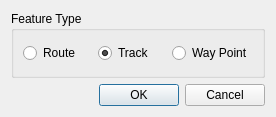
<?xml version="1.0" encoding="UTF-8"?>
<ui version="4.0">
 <class>ConfigurationDialog</class>
 <widget class="QDialog" name="ConfigurationDialog">
  <property name="geometry">
   <rect>
    <x>0</x>
    <y>0</y>
    <width>276</width>
    <height>117</height>
   </rect>
  </property>
  <property name="windowTitle">
   <string>Dialog</string>
  </property>
  <layout class="QVBoxLayout" name="verticalLayout">
   <item>
    <widget class="QGroupBox" name="groupBox">
     <property name="title">
      <string>Feature Type</string>
     </property>
     <layout class="QHBoxLayout" name="horizontalLayout">
      <item>
       <widget class="QRadioButton" name="rbtnRoute">
        <property name="text">
         <string>Route</string>
        </property>
       </widget>
      </item>
      <item>
       <widget class="QRadioButton" name="rbtnTrack">
        <property name="text">
         <string>Track</string>
        </property>
        <property name="checked">
         <bool>true</bool>
        </property>
       </widget>
      </item>
      <item>
       <widget class="QRadioButton" name="rbtnWayPoint">
        <property name="text">
         <string>Way Point</string>
        </property>
       </widget>
      </item>
     </layout>
    </widget>
   </item>
   <item>
    <widget class="QDialogButtonBox" name="buttonBox">
     <property name="orientation">
      <enum>Qt::Horizontal</enum>
     </property>
     <property name="standardButtons">
      <set>QDialogButtonBox::Cancel|QDialogButtonBox::Ok</set>
     </property>
    </widget>
   </item>
  </layout>
 </widget>
 <resources/>
 <connections>
  <connection>
   <sender>buttonBox</sender>
   <signal>accepted()</signal>
   <receiver>ConfigurationDialog</receiver>
   <slot>accept()</slot>
   <hints>
    <hint type="sourcelabel">
     <x>248</x>
     <y>254</y>
    </hint>
    <hint type="destinationlabel">
     <x>157</x>
     <y>274</y>
    </hint>
   </hints>
  </connection>
  <connection>
   <sender>buttonBox</sender>
   <signal>rejected()</signal>
   <receiver>ConfigurationDialog</receiver>
   <slot>reject()</slot>
   <hints>
    <hint type="sourcelabel">
     <x>316</x>
     <y>260</y>
    </hint>
    <hint type="destinationlabel">
     <x>286</x>
     <y>274</y>
    </hint>
   </hints>
  </connection>
 </connections>
</ui>
